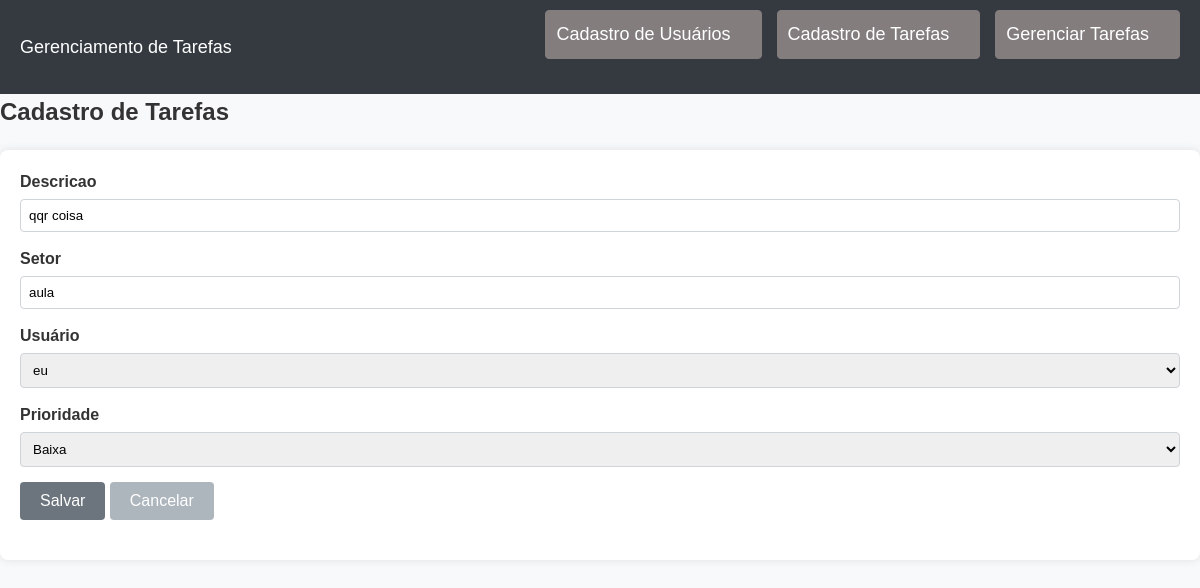
The app's page /tarefa/?id=4 with its own data.
### core/models.py (models this page shows, shortened)
class Tarefa(models.Model):
    PRIORIDADE_CHOICES = [
        ('baixa', 'Baixa'),
        ('media', 'Média'),
        ('alta', 'Alta'),
    ]
    STATUS_CHOICES = [
        ('a_fazer', 'A Fazer'),
        ('fazendo', 'Fazendo'),
        ('pronto', 'Pronto'),
    ]
    usuario = models.ForeignKey (Usuario, on_delete=models.CASCADE)
    descricao = models.CharField (max_length=100)
    setor = models.CharField (max_length=100)
    prioridade = models.CharField(
        max_length=10,
        choices=PRIORIDADE_CHOICES,
        default='media',
    )
    status = models.CharField(
        max_length=10,
        choices=STATUS_CHOICES,
        default='a_fazer',
    )
    data_cadastro= models.DateTimeField(auto_now = True)

class Usuario(models.Model):
    nome = models.CharField (max_length=100)
    email = models.EmailField (max_length=100)

### core/views.py (the view)
# urls.py: path('tarefa/', views.tarefa),
def tarefa (request):
    id_tarefa=request.GET.get('id')
    usuarios=Usuario.objects.all()
    prioridades = dict(Tarefa.PRIORIDADE_CHOICES)
    dados={}
    if id_tarefa:
        dados['tarefa'] = Tarefa.objects.get(id=id_tarefa)
    dados['usuarios']=usuarios
    dados['prioridades']=prioridades
    return render(request, 'tarefa.html',dados)

### core/templates/tarefa.html (shortened to what this page needs)
{% extends "model-page.html" %}
{% block content %}
    <div>
        <h2>Cadastro de Tarefas</h2>
        <form action="submit" method="POST">
            <label for="descricao">Descricao</label>
            <input type="text" id="descricao" name="descricao" value="{{ tarefa.descricao }}" required>
            <label for="setor">Setor</label>
            <input type="text" id="setor" name="setor" value="{{ tarefa.setor }}" required>
            <label for="usuario">Usuário</label>
            <select id="usuario" name="usuario" required>
                <option value="{{ tarefa.usuario.id }}">{{ tarefa.usuario.nome }}</option>
            </select>
            <label for="prioridade">Prioridade</label>
            <select id="prioridade" name="prioridade" required>
                {% for key, prioridade in prioridades.items %}
                    <option value="{{ key }}" {% if key == tarefa.prioridade %} selected {% endif %}>{{ prioridade }}</option>
                {% endfor %}
            </select>
            <div>
                <button type="submit">Salvar</button>
                <a href="/">
                    <button type="button">Cancelar</button>
                </a>
            </div>
        </form>
    </div>
{% endblock %}

### core/static/css/style.css (style rules this page uses)
body, h1, h2, h3, h4, h5, h6, p, ul, ol, li, form, input, button, select, a, div { margin: 0; padding: 0; box-sizing: border-box; font-family: Arial, sans-serif; }
body { background-color: #f8f9fa; color: #333; font-size: 16px; line-height: 1.5; }
h2 { margin-bottom: 20px; }
div { margin-bottom: 20px; }
button { background-color: #6c757d; color: #ffffff; border: none; padding: 10px 20px; cursor: pointer; border-radius: 4px; font-size: 16px; transition: background-color 0.3s ease; }
button[type="button"] { background-color: #adb5bd; }
form { background-color: #ffffff; padding: 20px; border-radius: 8px; box-shadow: 0 0 10px rgba(0, 0, 0, 0.1); }
label { display: block; margin-bottom: 5px; font-weight: bold; }
input[type="text"], input[type="email"], input[type="number"], select { width: 100%; padding: 8px; margin-bottom: 15px; border: 1px solid #ced4da; border-radius: 4px; }
div > a > button { display: inline-block; margin-right: 10px; }

### records on screen
Tarefa: descricao "qqr coisa", setor "aula", usuario "eu", prioridade "Baixa"
